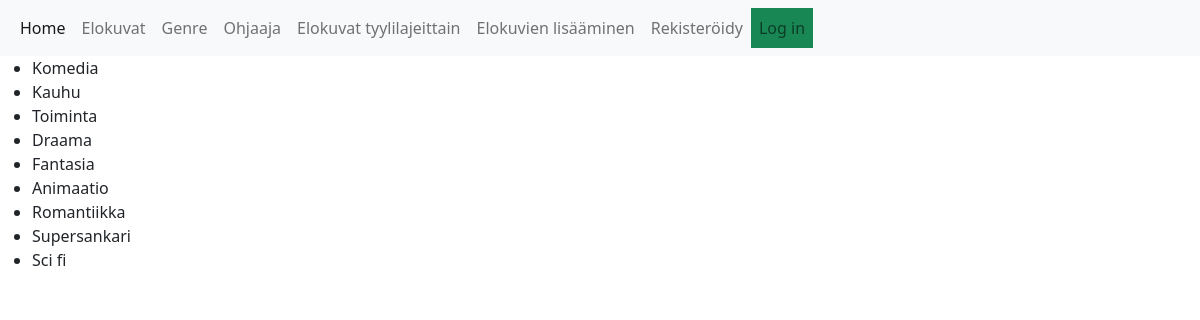
Screenshot of /public/genre.php with the database file from the repository.
### tables this page shows
create Table genre (
    genre_ID INT NOT NULL AUTO_INCREMENT PRIMARY KEY,
    tyylilaji VARCHAR(50) 
);

### public/genre.php (the view)
<?php
include('../src/templates/head.php');
require ('../db.php');
$sql = "SELECT tyylilaji FROM genre";
$genre = $pdo->query($sql);
 if ($genre->rowCount() > 0){
    echo"<ul>";
    while ($row = $genre->fetch()){
        echo"<li>" . $row["tyylilaji"]. " " . "</li>";
    }
    echo"</ul>";
}
include('../src/templates/foot.php');

### public/style.css (style rules this page uses)
body { display: grid; grid-template-columns: 1fr 1fr 1fr; }

### rows the page displays
genre: tyylilaji "Komedia"
genre: tyylilaji "Kauhu"
genre: tyylilaji "Toiminta"
genre: tyylilaji "Draama"
genre: tyylilaji "Fantasia"
genre: tyylilaji "Animaatio"
genre: tyylilaji "Romantiikka"
genre: tyylilaji "Supersankari"
genre: tyylilaji "Sci fi"
